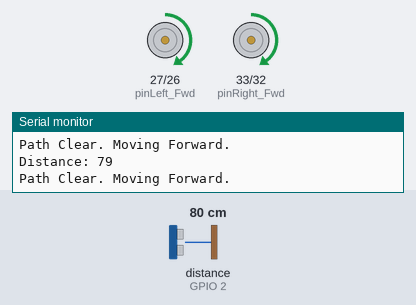
A sketch run on a simulated ESP32. On the bench: motor-driver pin pairs drawn as motors (green arrow = first pin HIGH = forward, orange = second pin HIGH = backward, longer = more drive), the last lines printed to the serial monitor. Wiring (inferred from the names in the program): ultrasonic range finder: trigger GPIO 15; echo GPIO 2. The test bench sets the inputs (shaded band); at power-on: distance to the obstacle (sensor on GPIO 2) 80 cm. The echo pulse lasts 58.3 µs per cm.

Above: at 3.2 s.
3.3 s: distance to the obstacle (sensor on GPIO 2) set to 12 cm
4.8 s: distance to the obstacle (sensor on GPIO 2) set to 9 cm
At 6.0 s:
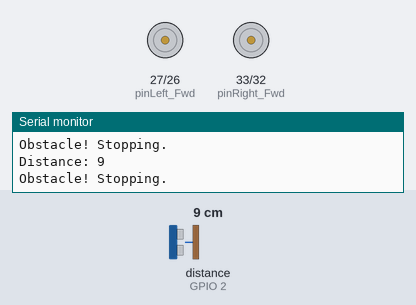
6.4 s: distance to the obstacle (sensor on GPIO 2) set to 18 cm
At 6.7 s:
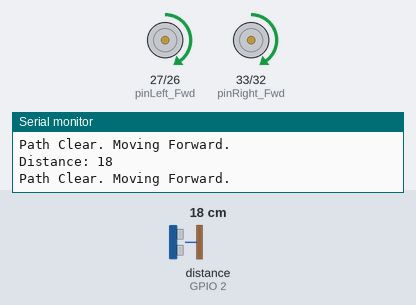
7.9 s: distance to the obstacle (sensor on GPIO 2) set to 2 cm
At 8.8 s:
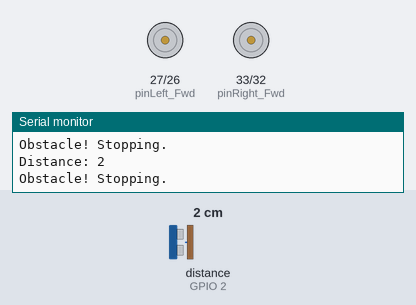
Timing chart, 0 to 10.4 s (numbered marks = the images above; inputs shaded):
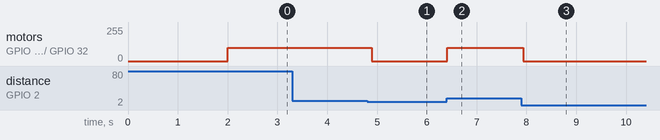

Measured:
- the behaviour switches between 11 and 10 cm on distance to the obstacle (sensor on GPIO 2) (found by bisection; images 0 and 1)
- after the input at 4.8 s, motor on GPIO 27 (pinLeft_Fwd) / GPIO 26 (pinLeft_Rev), motor on GPIO 33 (pinRight_Fwd) / GPIO 32 (pinRight_Rev): forward 100/255 → stopped after 0.09 s
- after the input at 6.4 s, motor on GPIO 27 (pinLeft_Fwd) / GPIO 26 (pinLeft_Rev), motor on GPIO 33 (pinRight_Fwd) / GPIO 32 (pinRight_Rev): stopped → forward 100/255 at once
- after the input at 7.9 s, motor on GPIO 27 (pinLeft_Fwd) / GPIO 26 (pinLeft_Rev), motor on GPIO 33 (pinRight_Fwd) / GPIO 32 (pinRight_Rev): forward 100/255 → stopped at once

The sketch:

sketch_dec12a.ino
```cpp
/*
 * ESP32 Robot - Stop at 10cm Test (Safety Fixed)
 * Logic:
 * 1. Move Forward ONLY if path is clear (> 10cm).
 * 2. Stop if object is close (<= 10cm).
 * 3. Stop if Sensor reads 0 (Error/Disconnected).
 * * Hardware Setup:
 * - Sensor Trig: Pin 15
 * - Sensor Echo: Pin 2
 * - Left Motor:  Pins 27 (Fwd), 26 (Rev)
 * - Right Motor: Pins 33 (Fwd), 32 (Rev)
 */

// --- CONFIGURATION ---
const int OBSTACLE_LIMIT = 10;  // Stop when closer than 10cm
const int SPEED_DRIVE = 100;    // Motor Speed (0-255)

// --- PIN DEFINITIONS ---
const int trigPin = 15;
const int echoPin = 2;

const int pinLeft_Fwd = 27;
const int pinLeft_Rev = 26;
const int pinRight_Fwd = 33;
const int pinRight_Rev = 32;

// Variables
long duration;
int distance;

void setup() {
  // Sensor Pins
  pinMode(trigPin, OUTPUT);
  pinMode(echoPin, INPUT);

  // Motor Pins
  pinMode(pinLeft_Fwd, OUTPUT);
  pinMode(pinLeft_Rev, OUTPUT);
  pinMode(pinRight_Fwd, OUTPUT);
  pinMode(pinRight_Rev, OUTPUT);

  Serial.begin(115200);
  Serial.println("--- Stop-at-10cm Test Online ---");
  delay(2000); // 2 second delay to put robot on floor
}

void loop() {
  // 1. Measure Distance
  distance = getDistance();
  Serial.print("Distance: ");
  Serial.println(distance);

  // 2. Drive Logic (Safety First)
  if (distance == 0) {
    // CASE A: Sensor Error or Disconnected
    Serial.println("Sensor Error (0). Stopping for safety.");
    stopMotors();
  }
  else if (distance <= OBSTACLE_LIMIT) {
    // CASE B: Object Detected
    Serial.println("Obstacle! Stopping.");
    stopMotors();
  }
  else {
    // CASE C: Path Clear (> 10cm)
    Serial.println("Path Clear. Moving Forward.");
    moveForward(SPEED_DRIVE);
  }

  delay(100); // Small delay for stability
}

// --- HELPER FUNCTIONS ---

int getDistance() {
  // Clear trigger
  digitalWrite(trigPin, LOW);
  delayMicroseconds(2);
  // Send 10us pulse
  digitalWrite(trigPin, HIGH);
  delayMicroseconds(10);
  digitalWrite(trigPin, LOW);

  // Read echo
  duration = pulseIn(echoPin, HIGH);

  // Calculate distance in cm
  return duration * 0.0343 / 2;
}

void moveForward(int speed) {
  analogWrite(pinLeft_Fwd, speed);
  analogWrite(pinLeft_Rev, 0);
  analogWrite(pinRight_Fwd, speed);
  analogWrite(pinRight_Rev, 0);
}

void stopMotors() {
  analogWrite(pinLeft_Fwd, 0);
  analogWrite(pinLeft_Rev, 0);
  analogWrite(pinRight_Fwd, 0);
  analogWrite(pinRight_Rev, 0);
}
```
